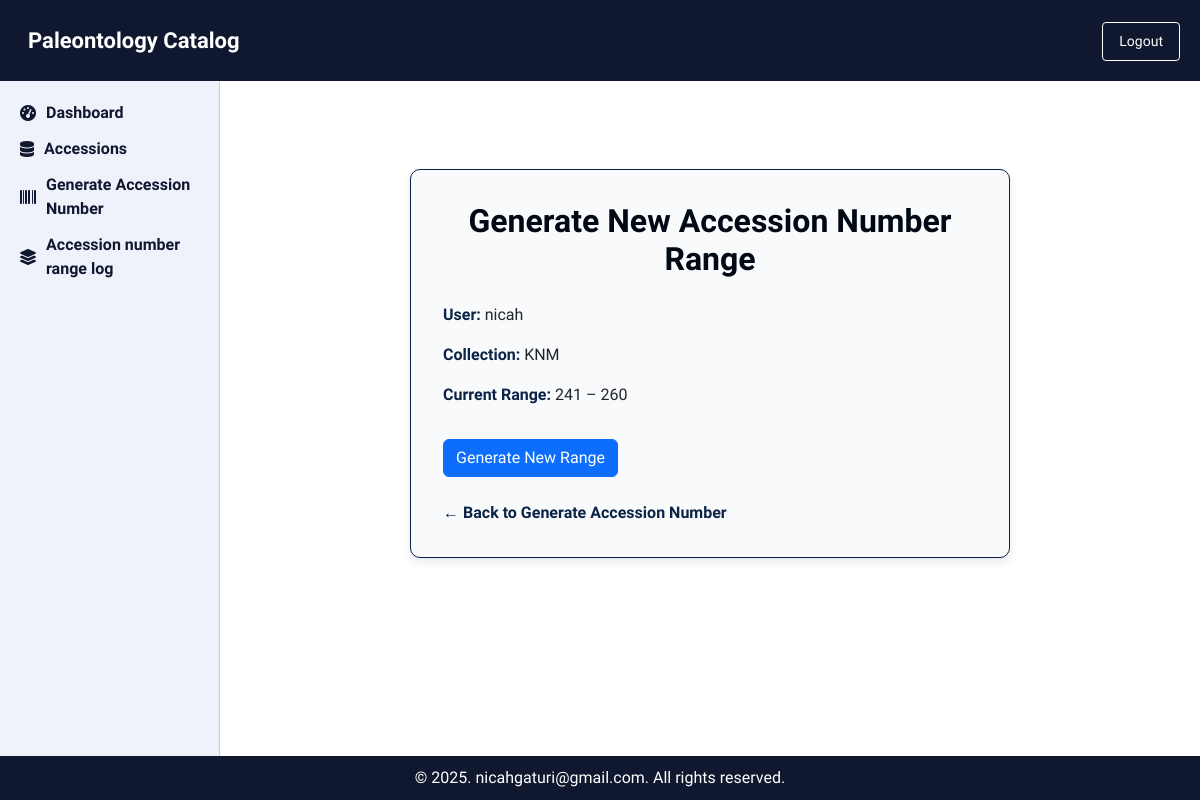
The app's page /collection/1/generate-range/ (signed in), older data.
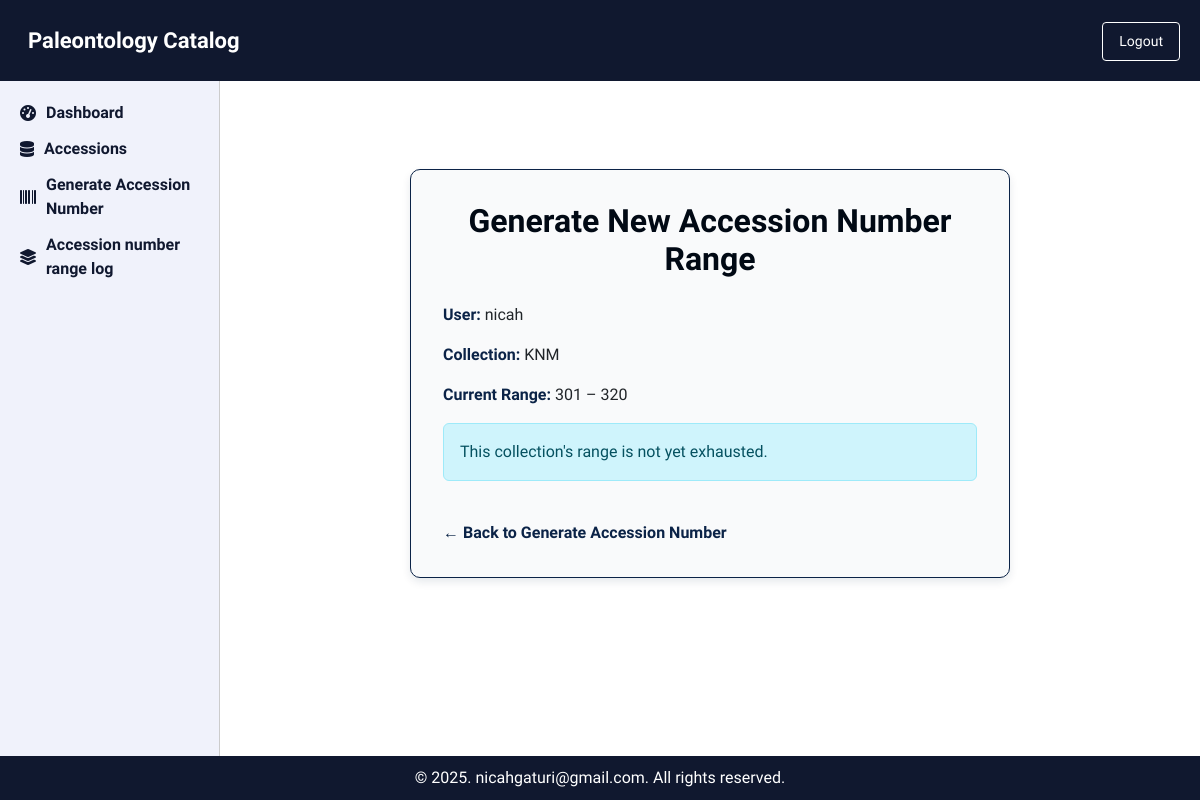
The same page, newer data.
### PaleoApp/models.py (models this page shows, shortened)
class Collection(models.Model):
    name = models.CharField(max_length=100)
    abbreviation = models.CharField(max_length=10, blank=True, null=True)
    start_range = models.PositiveIntegerField(null=True, blank=True)
    end_range = models.PositiveIntegerField(null=True, blank=True)

### PaleoApp/views.py (the view, shortened to what this page needs)
# urls.py: path('collection/<int:collection_id>/generate-range/', views.generate_new_range, name='generate_new_range'),
@login_required(login_url='login')
def generate_new_range(request, collection_id):
    collection = get_object_or_404(Collection, id=collection_id)
    last_used_number = AccessionNumber.objects.filter(collection=collection).aggregate(
        Max('number'))['number__max'] or (collection.start_range - 1)
    is_range_full = last_used_number >= collection.end_range
    return render(request, 'PaleoApp/generate_new_range.html', {
        'collection': collection,
        'is_range_full': is_range_full,
        'user': request.user
    })

### PaleoApp/templates/PaleoApp/generate_new_range.html (shortened to what this page needs)
{% extends "base.html" %}
{% load static %}
{% block content %}
<div class="container-accession-range">
  <h2>Generate New Accession Number Range</h2>
  <p><strong>User:</strong> {{ user.username }}</p>
  <p><strong>Collection:</strong> {{ collection.name }}</p>
  <p><strong>Current Range:</strong> {{ collection.start_range }} – {{ collection.end_range }}</p>
  {% if is_range_full %}
      <form method="post">
          <button type="submit" class="btn btn-primary">Generate New Range</button>
      </form>
  {% else %}
      <div class="alert alert-info">
          This collection's range is not yet exhausted.
      </div>
  {% endif %}
  <a href="{% url 'PaleoApp:generate_accession_number' %}" class="back-link">&larr; Back to Generate Accession Number</a>
</div>
{% endblock %}

Row changes from the older to the newer data that the page shows:
changed Collection "KNM": start_range "241" → "301"; end_range "260" → "320"
Text that changed along with them:
text no longer shown: "Generate New Range"
text now shown: "This collection's range is not yet exhausted."
